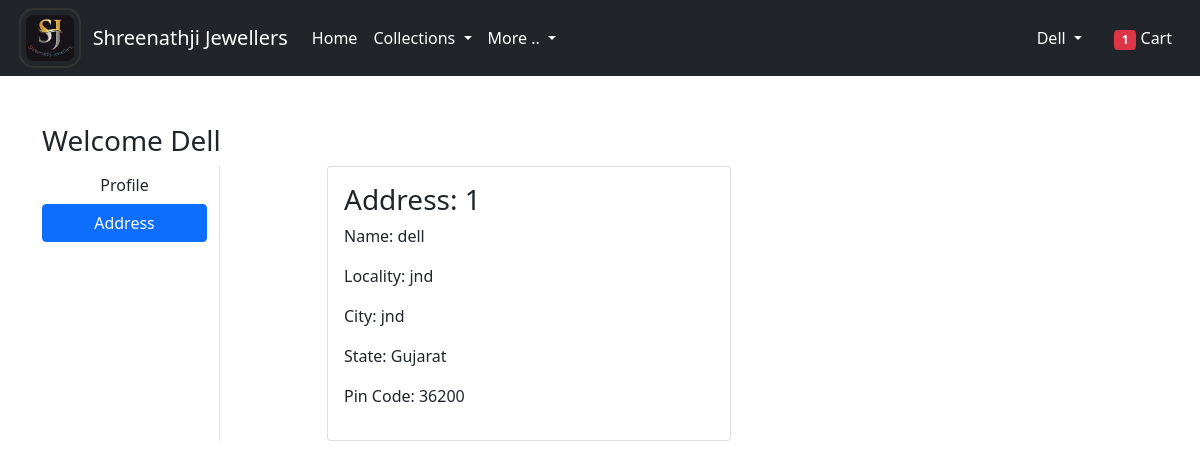
The app's page /address/ (signed in) with its own data.
### app/models.py (models this page shows, shortened)
class Customer(models.Model):
 user = models.ForeignKey(User, on_delete=models.CASCADE)
 name = models.CharField(max_length=200)
 locality = models.CharField(max_length=200)
 city = models.CharField(max_length=50)
 zipcode = models.IntegerField()
 state = models.CharField(choices=STATE_CHOICES, max_length=50)

### app/views.py (the view)
# urls.py: path('address/', views.address, name='address'),
@login_required
def address(request):
	totalitem = 0
	if request.user.is_authenticated:
		totalitem = len(Cart.objects.filter(user=request.user))
	add = Customer.objects.filter(user=request.user)
	return render(request, 'app/address.html', {'add':add, 'active':'btn-primary', 'totalitem':totalitem})

### app/templates/app/address.html (shortened to what this page needs)
{% extends 'app/base.html' %}
{% load static %}
{% block main-content %}
<div class="container my-5">
 <div class="row">
 <h3>Welcome <span class="text-capitalize">{{request.user}}</span></h3>
  <div class="col-sm-2 border-end">
   <ul class="list-unstyled">
    <li class="d-grid"><a href="{% url 'profile' %}" class="btn">Profile</a></li>
    <li class="d-grid"><a href="{% url 'address' %}" class="btn {{active}}">Address</a></li>
   </ul>
  </div>
  <div class="col-sm-9 offset-sm-1">
   <div class="row">
    {% for ad in add %}
     <div class="col-sm-6">
     <div class="card">
      <div class="card-body">
       <h3>Address: {{ forloop.counter }}</h3>
       <p>Name: {{ad.name}}</p>
       <p>Locality: {{ad.locality}}</p>
       <p>City: {{ad.city}}</p>
       <p>State: {{ad.state}}</p>
       <p>Pin Code: {{ad.zipcode}}</p>
      </div>
     </div>
    </div>
    {% endfor %}
   </div>
  </div>
 </div>
</div>
{% endblock main-content %}

### app/templates/app/base.html (shortened to what this page needs)
<!doctype html>
{% load static %}
<html lang="en">
  <head>
    <link href="https://cdn.jsdelivr.net/npm/bootstrap@5.0.0-beta1/dist/css/bootstrap.min.css" rel="stylesheet">
    <link rel="stylesheet" href="{% static 'app/css/owl.carousel.min.css' %}">
    <link rel="stylesheet" href="{% static 'app/css/all.min.css' %}">
    <link rel="stylesheet" href="{% static 'app/css/style.css' %}">
  </head>
  <body>
    <nav class="navbar navbar-expand-lg navbar-dark bg-dark">
      &nbsp &nbsp &nbsp<img src="{% static 'app/images/logo/logo.jpeg' %}" height="60px" style="border: 2px solid #333; border-radius: 15px; padding: 5px;">
     <div class="container">
       <a class="navbar-brand" href="/">Shreenathji Jewellers</a>
       <div class="collapse navbar-collapse" id="navbarSupportedContent">
         <ul class="navbar-nav me-auto mb-2 mb-lg-0">
           <li class="nav-item">
             <a class="nav-link active" aria-current="page" href="/">Home</a>
           </li>
           <li class="nav-item dropdown">
             <a class="nav-link dropdown-toggle text-white" href="#" id="electronicsDropdown" role="button" data-bs-toggle="dropdown" aria-expanded="false">
               Collections
             </a>
           </li>
           <li class="nav-item dropdown">
            <a class="nav-link dropdown-toggle text-white" href="#" id="electronicsDropdown" role="button" data-bs-toggle="dropdown" aria-expanded="false">
              More ..
            </a>
         </ul>
         <div>
          <ul class="navbar-nav me-auto mb-2 mb-lg-0">
          {% if request.user.is_authenticated %}
           <li class="nav-item dropdown mx-2">
              <a class="nav-link dropdown-toggle text-white" href="#" id="profileDropdown" role="button" data-bs-toggle="dropdown" aria-expanded="false">
                {{request.user.username|capfirst}}
              </a>
            </li>
            <li class="nav-item mx-2">
              <a href="{% url 'showcart' %}" class="nav-link text-white"><span class="badge bg-danger">{{totalitem}}</span> Cart </a>
            </li>
            {% endif %}
          </ul>
         </div>
       </div>
     </div>
    </nav>
    {% block main-content %} {% endblock main-content %}
  </body>
</html>

### records on screen
Customer: name "dell", locality "jnd", city "jnd", state "Gujarat", zipcode "36200"

### other values on screen
{{ request.user.username|capfirst }} "Dell"
{{ totalitem }} "1"
{{ request.user }} "Dell"
